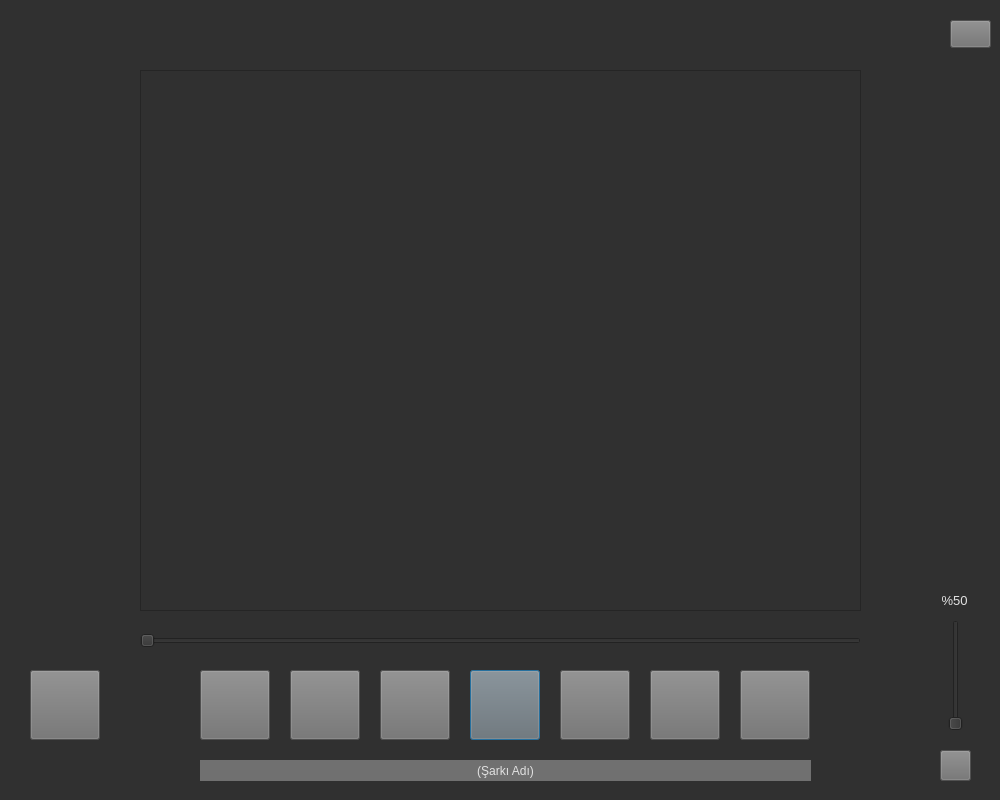
<?xml version="1.0" encoding="UTF-8"?>
<ui version="4.0">
 <class>mp3player</class>
 <widget class="QDialog" name="mp3player">
  <property name="geometry">
   <rect>
    <x>0</x>
    <y>0</y>
    <width>1000</width>
    <height>800</height>
   </rect>
  </property>
  <property name="windowTitle">
   <string>Dialog</string>
  </property>
  <property name="styleSheet">
   <string notr="true">background-color: rgb(48, 48, 48);</string>
  </property>
  <widget class="QPushButton" name="oynatButon">
   <property name="geometry">
    <rect>
     <x>470</x>
     <y>670</y>
     <width>70</width>
     <height>70</height>
    </rect>
   </property>
   <property name="styleSheet">
    <string notr="true">background-color: rgb(112, 112, 112);</string>
   </property>
   <property name="text">
    <string/>
   </property>
  </widget>
  <widget class="QPushButton" name="duraklatButon">
   <property name="geometry">
    <rect>
     <x>560</x>
     <y>670</y>
     <width>70</width>
     <height>70</height>
    </rect>
   </property>
   <property name="styleSheet">
    <string notr="true">color: rgb(225, 225, 225);
background-color: rgb(112, 112, 112);</string>
   </property>
   <property name="text">
    <string/>
   </property>
  </widget>
  <widget class="QPushButton" name="sarkileriButon">
   <property name="geometry">
    <rect>
     <x>740</x>
     <y>670</y>
     <width>70</width>
     <height>70</height>
    </rect>
   </property>
   <property name="styleSheet">
    <string notr="true">color: rgb(225, 225, 225);
background-color: rgb(112, 112, 112);</string>
   </property>
   <property name="text">
    <string/>
   </property>
  </widget>
  <widget class="QPushButton" name="durdurButon">
   <property name="geometry">
    <rect>
     <x>380</x>
     <y>670</y>
     <width>70</width>
     <height>70</height>
    </rect>
   </property>
   <property name="styleSheet">
    <string notr="true">color: rgb(225, 225, 225);
background-color: rgb(112, 112, 112);</string>
   </property>
   <property name="text">
    <string/>
   </property>
  </widget>
  <widget class="QPushButton" name="sarkigeriButon">
   <property name="geometry">
    <rect>
     <x>200</x>
     <y>670</y>
     <width>70</width>
     <height>70</height>
    </rect>
   </property>
   <property name="styleSheet">
    <string notr="true">color: rgb(225, 225, 225);
background-color: rgb(112, 112, 112);</string>
   </property>
   <property name="text">
    <string/>
   </property>
  </widget>
  <widget class="QListWidget" name="sarkiListesi">
   <property name="geometry">
    <rect>
     <x>140</x>
     <y>70</y>
     <width>721</width>
     <height>541</height>
    </rect>
   </property>
   <property name="styleSheet">
    <string notr="true">color: rgb(225, 225, 225);</string>
   </property>
  </widget>
  <widget class="QPushButton" name="begenButon">
   <property name="geometry">
    <rect>
     <x>30</x>
     <y>670</y>
     <width>70</width>
     <height>70</height>
    </rect>
   </property>
   <property name="styleSheet">
    <string notr="true">color: rgb(225, 225, 225);
background-color: rgb(112, 112, 112);</string>
   </property>
   <property name="text">
    <string/>
   </property>
  </widget>
  <widget class="QLabel" name="sarkiAdi">
   <property name="geometry">
    <rect>
     <x>200</x>
     <y>760</y>
     <width>611</width>
     <height>21</height>
    </rect>
   </property>
   <property name="layoutDirection">
    <enum>Qt::LeftToRight</enum>
   </property>
   <property name="styleSheet">
    <string notr="true">background-color: rgb(112, 112, 112);
color: rgb(225, 225, 225);</string>
   </property>
   <property name="frameShadow">
    <enum>QFrame::Plain</enum>
   </property>
   <property name="text">
    <string>(Şarkı Adı)</string>
   </property>
   <property name="textFormat">
    <enum>Qt::AutoText</enum>
   </property>
   <property name="alignment">
    <set>Qt::AlignCenter</set>
   </property>
  </widget>
  <widget class="QPushButton" name="sarkiYolu">
   <property name="geometry">
    <rect>
     <x>950</x>
     <y>20</y>
     <width>41</width>
     <height>28</height>
    </rect>
   </property>
   <property name="styleSheet">
    <string notr="true">background-color: rgb(112, 112, 112);</string>
   </property>
   <property name="text">
    <string/>
   </property>
  </widget>
  <widget class="QSlider" name="sarkiKonumu">
   <property name="geometry">
    <rect>
     <x>140</x>
     <y>630</y>
     <width>721</width>
     <height>22</height>
    </rect>
   </property>
   <property name="styleSheet">
    <string notr="true">background-color: rgb(48, 48, 48);</string>
   </property>
   <property name="orientation">
    <enum>Qt::Horizontal</enum>
   </property>
  </widget>
  <widget class="QSlider" name="sesSeviyesi">
   <property name="geometry">
    <rect>
     <x>940</x>
     <y>620</y>
     <width>31</width>
     <height>111</height>
    </rect>
   </property>
   <property name="styleSheet">
    <string notr="true">background-color: rgb(48, 48, 48);</string>
   </property>
   <property name="orientation">
    <enum>Qt::Vertical</enum>
   </property>
  </widget>
  <widget class="QPushButton" name="sarkileriSar">
   <property name="geometry">
    <rect>
     <x>650</x>
     <y>670</y>
     <width>70</width>
     <height>70</height>
    </rect>
   </property>
   <property name="styleSheet">
    <string notr="true">color: rgb(225, 225, 225);
background-color: rgb(112, 112, 112);</string>
   </property>
   <property name="text">
    <string/>
   </property>
  </widget>
  <widget class="QPushButton" name="sarkigeriSar">
   <property name="geometry">
    <rect>
     <x>290</x>
     <y>670</y>
     <width>70</width>
     <height>70</height>
    </rect>
   </property>
   <property name="styleSheet">
    <string notr="true">color: rgb(225, 225, 225);
background-color: rgb(112, 112, 112);</string>
   </property>
   <property name="text">
    <string/>
   </property>
  </widget>
  <widget class="QPushButton" name="muteButon">
   <property name="geometry">
    <rect>
     <x>940</x>
     <y>750</y>
     <width>31</width>
     <height>31</height>
    </rect>
   </property>
   <property name="styleSheet">
    <string notr="true">background-color: rgb(112, 112, 112);</string>
   </property>
   <property name="text">
    <string/>
   </property>
  </widget>
  <widget class="QLabel" name="sesSeviye">
   <property name="geometry">
    <rect>
     <x>934</x>
     <y>590</y>
     <width>41</width>
     <height>20</height>
    </rect>
   </property>
   <property name="font">
    <font>
     <pointsize>10</pointsize>
    </font>
   </property>
   <property name="styleSheet">
    <string notr="true">color: rgb(225, 225, 225);</string>
   </property>
   <property name="text">
    <string>%50</string>
   </property>
   <property name="alignment">
    <set>Qt::AlignCenter</set>
   </property>
  </widget>
 </widget>
 <resources/>
 <connections/>
</ui>
